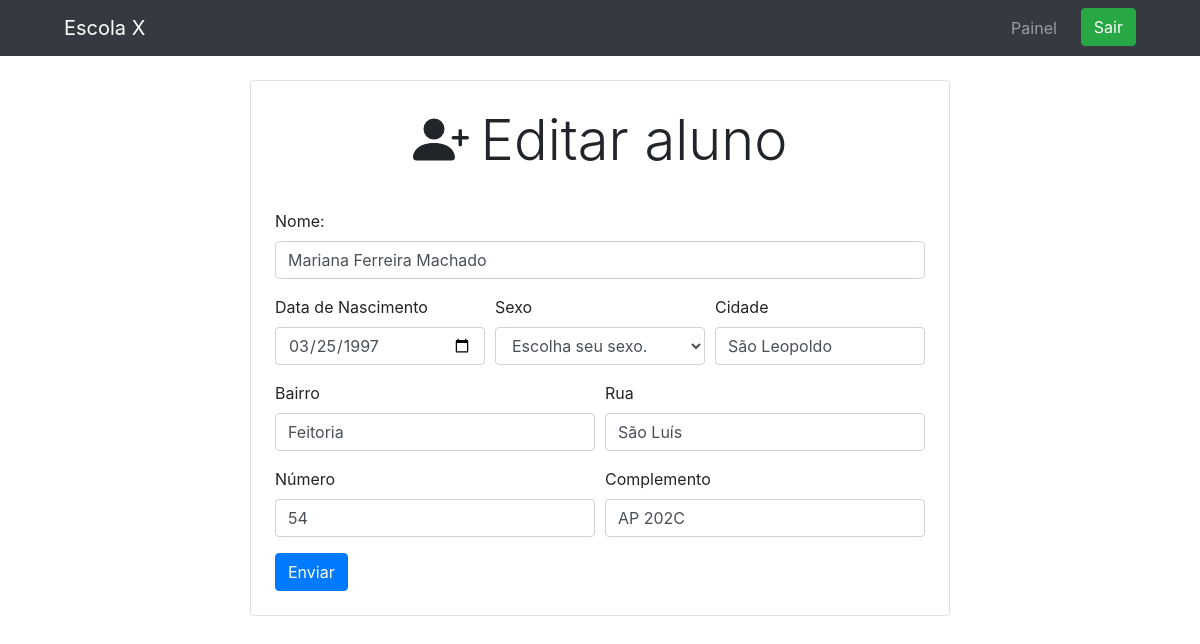
The app's page /edit-aluno.php?id=3 (signed in) with its own data.
### tables this page shows
CREATE TABLE `alunos` (
  `matrícula` int(11) NOT NULL,
  `nome` varchar(45) NOT NULL,
  `sexo` varchar(45) NOT NULL,
  `data_nascimento` varchar(45) NOT NULL,
  `cidade` varchar(45) NOT NULL,
  `bairro` varchar(45) NOT NULL,
  `rua` varchar(45) NOT NULL,
  `numero` varchar(45) NOT NULL,
  `complemento` varchar(45) NOT NULL,
  `turma` int(11) DEFAULT NULL
);

### edit-aluno.php (the view, shortened to what this page needs)
<?php
include('conexao.php');
?>
<!DOCTYPE html>
<html lang="pt-br">
<head>
    <link rel="stylesheet" href="https://stackpath.bootstrapcdn.com/bootstrap/4.5.0/css/bootstrap.min.css">
    <link rel="stylesheet" href="views/style/design.css">
</head>
  <body>
      <nav class="navbar navbar-expand-sm navbar-dark bg-dark">
          <a href="painel.php" class="navbar-brand ml-5">Escola X</a>
          <div class="collapse navbar-collapse">
            <ul class="navbar-nav ml-auto mr-5">
              <li class="nav-item">
                <a href="painel.php" class=" mr-3 nav-link">Painel</a>
              </li>
              <li class="nav-item ">
                 <a class="btn btn-success " href="logout.php">Sair</a>
              </li>
            </ul>
          </div>
      </nav>
      <?php
      $id = isset($_GET['id']) ? (int) $_GET['id'] : 0;
      $sql = "SELECT * FROM alunos WHERE matrícula={$id}";
      $result = $conexao->query($sql);
      $row = $result->fetch_assoc();
      ?>
    <form class="container border rounded my-4 p-4" method="POST" action="">
        <h1 class="mb-4 display-4 col-md-12">Editar aluno</h1>
        <div class="form-row">
          <div class="form-group col-md-12">
            <label>Nome:</label>
            <input required name="nome" type="text" value="<?php echo $row['nome']; ?>" class="form-control ">
          </div>
        </div>
        <div class="form-row">
          <div class="form-group col-md-4">
            <label>Data de Nascimento</label>
            <input name="data_nascimento" required type="date" value="<?php echo $row['data_nascimento']; ?>" class="form-control">
          </div>
          <div class="form-group col-md-4">
            <label>Sexo</label>
            <Select name="sexo" required value="<?php echo $row['sexo']; ?>" class="form-control ">
              <option value="">Escolha seu sexo.</option>
            </Select>
          </div>
          <div class="form-group col-md-4">
            <label>Cidade</label>
            <input name="cidade" value="<?php echo $row['cidade']; ?>" type="text" class="form-control">
          </div>
        </div>
        <div class="form-row">
          <div class="form-group col-md-6">
            <label>Bairro</label>
            <input name="bairro" value="<?php echo $row['bairro']; ?>" type="text" class="form-control">
          </div>
          <div class="form-group col-md-6">
            <label>Rua</label>
            <input name="rua" value="<?php echo $row['rua']; ?>"  type="text" class="form-control">
          </div>
        </div>
        <div class="form-row">
          <div class="form-group col-md-6">
            <label>Número</label>
            <input name="numero" value="<?php echo $row['numero']; ?>" type="number" class="form-control">
          </div>
          <div class="form-group col-md-6">
            <label>Complemento</label>
            <input name="complemento" value="<?php echo $row['complemento']; ?>" type="text" class="form-control">
          </div>
        </div>
       <button type="submit" name="editar" class="btn btn-primary" value="editar">Enviar</button>
    </form>
  </body>
</html>

### views/style/design.css (style rules this page uses)
.bi-person-plus-fill { height: 80px; padding-bottom: 11px; margin-right: 12px; }
.container { width: 700px; }
h1 { text-align: center; }

### records on screen
alunos: nome "Mariana Ferreira Machado", data_nascimento "03/25/1997", cidade "São Leopoldo", bairro "Feitoria", rua "São Luís", numero "54", complemento "AP 202C"
